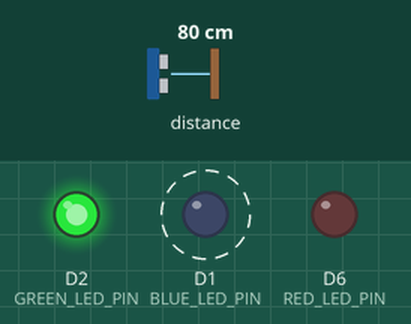
Bench run of a sketch on a simulated ESP8266 (NodeMCU). Shown: output pins drawn as LEDs (lit = HIGH). Dashed ring = blinking. Inputs (shaded band) come from the test bench; at power-on: distance to the obstacle 80 cm. The echo pulse lasts 58.3 µs per cm; WiFi joins after 1.5 s; servers stay silent unless stated; what the sketch prints to the serial monitor is not drawn.

Above: at 2.7 s.
2.8 s: distance to the obstacle set to 68 cm
5.8 s: distance to the obstacle set to 62 cm
At 6.9 s:
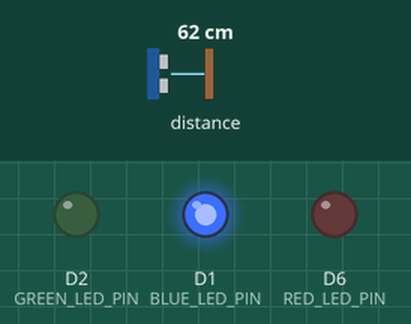
7.7 s: distance to the obstacle set to 49 cm
At 8.5 s:
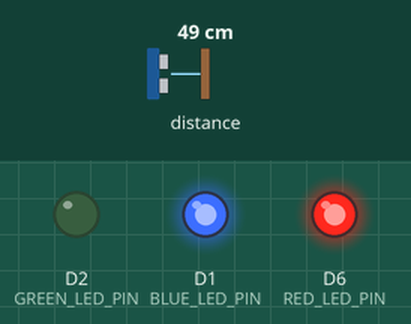
10.7 s: distance to the obstacle set to 32 cm
13.7 s: distance to the obstacle set to 27 cm
At 13.7 s:
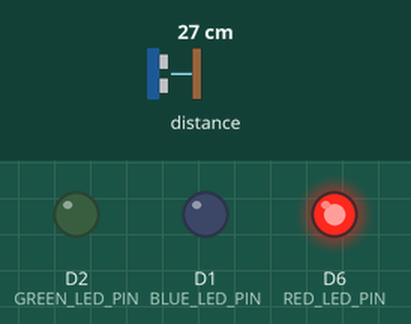
15.2 s: distance to the obstacle set to 35 cm
At 16.4 s:
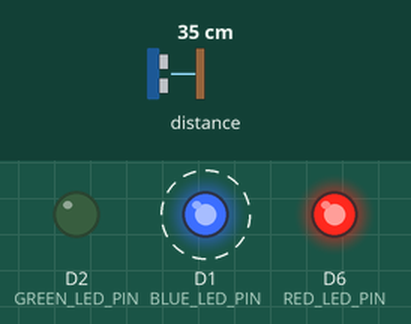
Timing chart, 0 to 19.2 s (numbered marks = the images above; inputs shaded):
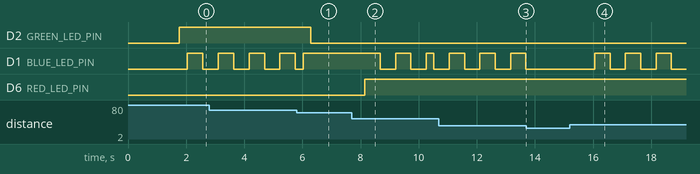

Measured:
- the behaviour switches between 65 and 64 cm on distance to the obstacle (found by bisection; images 0 and 1)
- the behaviour switches between 54 and 53 cm on distance to the obstacle (found by bisection; images 1 and 2)
- the behaviour switches between 30 and 29 cm on distance to the obstacle (found by bisection; images 2 and 3)
- after the input at 5.8 s, D2 (GREEN_LED_PIN): HIGH → LOW after 0.49 s; D1 (BLUE_LED_PIN): goes on until 6.0 s, then stays HIGH
- after the input at 7.7 s, D1 (BLUE_LED_PIN): goes LOW 0.53 s, HIGH 0.53 s, LOW 0.53 s, HIGH 0.26 s, then LOW, starting after 0.98 s; D6 (RED_LED_PIN): LOW → HIGH after 0.45 s
- after the input at 13.7 s, D1 (BLUE_LED_PIN): stays LOW (without the input it goes to HIGH after 0.52 s)
- after the input at 15.2 s, D1 (BLUE_LED_PIN): alternates HIGH for 0.53 s and LOW for 0.53 s, starting after 0.86 s
- by itself, D1 (BLUE_LED_PIN): alternates HIGH for 0.53 s and LOW for 0.53 s

The sketch:

sketch.ino
```cpp
#include "distance_meter.h"
#include "parking_signal.h"
#include "parking_sensor.h"

#include "wifi.h"
#include "ota.h"

#define ECHO_PIN        D3
#define TRIGGER_PIN     D4

#define RED_LED_PIN     12
#define GREEN_LED_PIN   4
#define BLUE_LED_PIN    5

#define WIFI_SSID   ""
#define WIFI_PASSWD ""

#define HOST_NAME   "parking_sensor.local"

DistanceMeter distance_meter(ECHO_PIN, TRIGGER_PIN);
ParkingSignal parking_signal(RED_LED_PIN, GREEN_LED_PIN, BLUE_LED_PIN);
ParkingSensor parking_sensor(&distance_meter, &parking_signal);

void setup()
{
  Serial.begin(115200);
  connect_to_wifi(WIFI_SSID, WIFI_PASSWD, HOST_NAME);
  ota_setup();
  parking_sensor.begin();
}

void loop()
{
  ota_on_loop();
  parking_sensor.on_loop();
}
```

distance_meter.cpp
```cpp
#include "distance_meter.h"


DistanceMeter::DistanceMeter(int echo_pin, int trigger_pin) :
    _ultrasonic(trigger_pin, echo_pin, 400)
{
}

void DistanceMeter::begin()
{
}

uint16_t DistanceMeter::get_distance()
{
    return _ultrasonic.convert_cm(_ultrasonic.ping_median(10));
}
```

distance_meter.h
```cpp
#pragma once

#include <NewPing.h>

#include <stdint.h>


class DistanceMeter
{
public:
    DistanceMeter(int echo_pin, int trigger_pin);
    virtual void begin();
    virtual uint16_t get_distance();
private:
    NewPing _ultrasonic;
};
```

ota.cpp
```cpp
#include "ota.h"

#if 1
#include <ArduinoOTA.h>
#include <HardwareSerial.h>
#endif

void ota_setup()
{
#if 1
  // Port defaults to 8266
  // ArduinoOTA.setPort(8266);

  // Hostname defaults to esp8266-[ChipID]
  // ArduinoOTA.setHostname("myesp8266");

  // No authentication by default
  // ArduinoOTA.setPassword("admin");

  // Password can be set with it's md5 value as well
  // MD5(admin) = 21232f297a57a5a743894a0e4a801fc3
  // ArduinoOTA.setPasswordHash("21232f297a57a5a743894a0e4a801fc3");

  Serial.println("Setting up OTA...");

  ArduinoOTA.onStart([]() {
    String type;
    // pause_for_ota = true;
    if (ArduinoOTA.getCommand() == U_FLASH) {
      type = "sketch";
    } else { // U_FS
      type = "filesystem";
    }

    // NOTE: if updating FS this would be the place to unmount FS using FS.end()
    Serial.println("Start updating " + type);
  });
  ArduinoOTA.onEnd([]() {
    Serial.println("\nEnd");
    // pause_for_ota = false;
  });
  ArduinoOTA.onProgress([](unsigned int progress, unsigned int total) {
    Serial.printf("Progress: %u%%\r", (progress / (total / 100)));
  });
  ArduinoOTA.onError([](ota_error_t error) {
    Serial.printf("Error[%u]: ", error);
    if (error == OTA_AUTH_ERROR) {
      Serial.println("Auth Failed");
    } else if (error == OTA_BEGIN_ERROR) {
      Serial.println("Begin Failed");
    } else if (error == OTA_CONNECT_ERROR) {
      Serial.println("Connect Failed");
    } else if (error == OTA_RECEIVE_ERROR) {
      Serial.println("Receive Failed");
    } else if (error == OTA_END_ERROR) {
      Serial.println("End Failed");
    }
  });
  ArduinoOTA.begin();
#endif
}

void ota_on_loop()
{
#if 1
  ArduinoOTA.handle();
#endif
}
```

ota.h
```cpp
#pragma once


void ota_setup();
void ota_on_loop();
```

parking_sensor.cpp
```cpp
#include "parking_sensor.h"

#include "distance_meter.h"
#include "parking_signal.h"


#define MIN_VALID_DISTANCE  10
#define MAX_VALID_DISTANCE  130


ParkingSensor::ParkingSensor(DistanceMeter *distance_meter, ParkingSignal *parking_signal) :
    _range_guide(parking_signal, 60, 5, 30),
    _distance_meter(distance_meter),
    _parking_signal(parking_signal),
    _last_distance(UINT16_MAX)
{

}

void ParkingSensor::begin()
{
    _distance_meter->begin();
    _parking_signal->begin();
}

static bool distance_valid(uint16_t distance)
{
    return distance >= MIN_VALID_DISTANCE && distance <= MAX_SENSOR_DISTANCE;
}

void ParkingSensor::on_loop()
{
    uint16_t distance = _distance_meter->get_distance();
    if (distance_valid(distance) && distance != _last_distance)
    {
        _range_guide.on_distance_changed(distance);
        _last_distance = distance;
    }

    _parking_signal->on_loop();
}
```

parking_sensor.h
```cpp
#pragma once

#include "range_guide.h"


class DistanceMeter;
class ParkingSignal;


class ParkingSensor
{
public:
    ParkingSensor(DistanceMeter *distance_meter, ParkingSignal *parking_signal);

    void begin();
    void on_loop();

private:
    RangeGuide _range_guide;
    DistanceMeter *_distance_meter;
    ParkingSignal *_parking_signal;
    uint16_t _last_distance;
};
```

parking_signal.cpp
```cpp
#include "parking_signal.h"

#include <assert.h>

ParkingSignal::ParkingSignal(int red_pin, int green_pin, int blue_pin) :
    _red_led(red_pin),
    _green_led(green_pin),
    _blue_led(blue_pin)
{

}

void ParkingSignal::begin()
{
    _red_led.begin();
    _green_led.begin();
    _blue_led.begin();
}

void ParkingSignal::on_loop()
{
    _red_led.on_loop();
    _green_led.on_loop();
    _blue_led.on_loop();
}

void ParkingSignal::on_range_status(Closeness closeness, RangeState range_state)
{
    switch(closeness)
    {
        case NoMeasurement:
            assert(range_state == OutOfRange);
            _red_led.set_led_state(SignalLED::Off);
            _green_led.set_led_state(SignalLED::Off);
            _blue_led.set_led_state(SignalLED::Off);
            break;
        case TooFar:
            assert(range_state != InRange);
            _red_led.set_led_state(SignalLED::Off);
            _green_led.set_led_state(SignalLED::On);
            switch(range_state)
            {
                case OutOfRange:
                    _blue_led.set_led_state(SignalLED::Off);
                    break;
                case CloseToRange:
                    _blue_led.set_led_state(SignalLED::Flashing);
                    break;
            }
            break;
        case TooClose:
            assert(range_state != InRange);
            _red_led.set_led_state(SignalLED::On);
            _green_led.set_led_state(SignalLED::Off);
            switch(range_state)
            {
                case OutOfRange:
                    _blue_led.set_led_state(SignalLED::Off);
                    break;
                case CloseToRange:
                    _blue_led.set_led_state(SignalLED::Flashing);
                    break;
            }
            break;
        case AtTarget:
            assert(range_state == InRange);
            _red_led.set_led_state(SignalLED::Off);
            _green_led.set_led_state(SignalLED::Off);
            _blue_led.set_led_state(SignalLED::On);
            break;
    }
}
```

parking_signal.h
```cpp
#pragma once

#include "signal_led.h"


class ParkingSignal
{
public:
    ParkingSignal(int red_pin, int green_pin, int blue_pin);

    virtual void begin();
    virtual void on_loop();

    enum Closeness {
        NoMeasurement,
        AtTarget,
        TooFar,
        TooClose
    };
    enum RangeState
    {
        OutOfRange,
        CloseToRange,
        InRange
    };

    virtual void on_range_status(Closeness closeness, RangeState range_state);

private:
    SignalLED _red_led;
    SignalLED _green_led;
    SignalLED _blue_led;
};
```

range_guide.cpp
```cpp
#include "range_guide.h"

#include "parking_signal.h"

#include <assert.h>


RangeGuide::RangeGuide(ParkingSignal *parking_signal, uint16_t target_distance, uint16_t target_threshold_distance, uint16_t closeness_threshold_distance) :
    _parking_signal(parking_signal),
    _target_distance(target_distance),
    _target_threshold_distance(target_threshold_distance),
    _closeness_threshold_distance(closeness_threshold_distance)
{
}

static uint16_t calc_distance(uint16_t target, uint16_t value)
{
    if (target > value)
    {
        return target - value;
    }

    return value - target;
}

void RangeGuide::on_distance_changed(uint16_t distance)
{
    ParkingSignal::Closeness closeness = ParkingSignal::NoMeasurement;
    ParkingSignal::RangeState range_state = ParkingSignal::OutOfRange;

    if (distance != NO_MEASUREMENT_DISTANCE)
    {
        uint16_t abs_dist = calc_distance(_target_distance, distance);
        if (abs_dist <= _target_threshold_distance)
        {
            range_state = ParkingSignal::InRange;
            closeness = ParkingSignal::AtTarget;
        }
        else
        {
            int32_t dist = static_cast<int32_t>(distance) - static_cast<int32_t>(_target_distance);

            if (dist > 0)
            {
                closeness = ParkingSignal::TooFar;
            }
            else
            {
                closeness = ParkingSignal::TooClose;
            }

            if (abs_dist <= _closeness_threshold_distance)
            {
                assert(closeness != ParkingSignal::AtTarget);
                range_state = ParkingSignal::CloseToRange;
            }
            else
            {
                assert(closeness != ParkingSignal::AtTarget);
                range_state = ParkingSignal::OutOfRange;
            }
        }

    }

    _parking_signal->on_range_status(closeness, range_state);
}
```

range_guide.h
```cpp
#pragma once

#include <stdint.h>


class ParkingSignal;


#define NO_MEASUREMENT_DISTANCE 0


class RangeGuide
{
public:
    RangeGuide(ParkingSignal *parking_signal, uint16_t target_distance, uint16_t target_threshold_distance, uint16_t closeness_threshold_distance);

    void on_distance_changed(uint16_t distance);

private:
    ParkingSignal *_parking_signal;
    const uint16_t _target_distance;
    const uint16_t _target_threshold_distance;
    const uint16_t _closeness_threshold_distance;
};
```

signal_led.cpp
```cpp
#include "signal_led.h"

#include <Arduino.h>

SignalLED::SignalLED(int led_pin) :
    _led_pin(led_pin),
    _state(Off),
    _current_pin_level(10)  // Not HIGH or LOW
{
}

void SignalLED::begin()
{
    pinMode(_led_pin, OUTPUT);
}

void SignalLED::set_pint_level(int level)
{
    if (level != _current_pin_level)
    {
        digitalWrite(_led_pin, level);
        _current_pin_level = level;
    }
}

void SignalLED::on_loop()
{
    switch(_state)
    {
        case Off:
            set_pint_level(LOW);
            break;
        case On:
            set_pint_level(HIGH);
            break;
        case Flashing:
            if (millis() % 1000 < 500)
            {
                // On for the first half of the second
                set_pint_level(HIGH);
            }
            else
            {
                // Off for the second half of the second
                set_pint_level(LOW);
            }
            break;
    }
}

void SignalLED::set_led_state(LEDState state)
{
    _state = state;
}
```

signal_led.h
```cpp
#pragma once


class SignalLED
{
public:
    SignalLED(int led_pin);

    void begin();

    void on_loop();

    enum LEDState
    {
        Off,
        On,
        Flashing
    };

    void set_led_state(LEDState state);

private:
    void set_pint_level(int level);

    const int _led_pin;
    LEDState _state;
    int _current_pin_level;
};
```

wifi.cpp
```cpp
#include "wifi.h"

#if 1
#include <ESP8266WiFi.h>
#include <WiFiClient.h>
#include <ESP8266mDNS.h>
#endif

void connect_to_wifi(const char *ssid, const char *passwd, const char *host_name)
{
#if 1
  WiFi.mode(WIFI_STA);
  WiFi.begin(ssid, passwd);
  Serial.println("");

  // Wait for connection
/*  while (WiFi.status() != WL_CONNECTED) {
    delay(500);
    Serial.print(".");
  }*/
  while (WiFi.waitForConnectResult() != WL_CONNECTED) {
    Serial.println("Connection Failed! Rebooting...");
    delay(5000);
    ESP.restart();
  }

  Serial.println("");
  Serial.print("Connected to ");
  Serial.println(ssid);
  Serial.print("IP address: ");
  Serial.println(WiFi.localIP());

  if (MDNS.begin(host_name)) {
    Serial.println("MDNS responder started");
  }
#endif
}
```

wifi.h
```cpp
#pragma once


void connect_to_wifi(const char *ssid, const char *passwd, const char *host_name);
```
